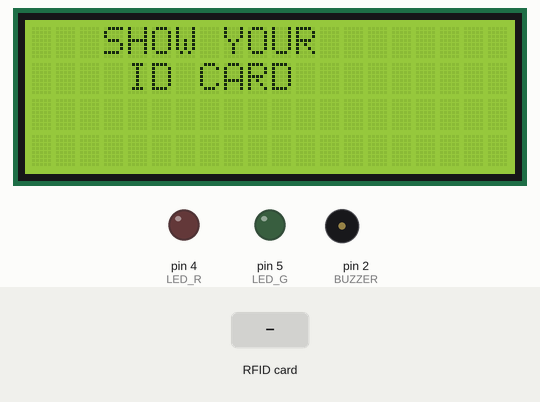
This sketch was run on a simulated Arduino Uno, built with avr-gcc and run on an emulated ATmega328P. On the bench: 20×4 character LCD, output pins drawn as LEDs (lit = HIGH), buzzer (waves = sounding). The inputs (shaded band) are chosen by the test bench. Pins used as bus, display or sensor lines are not drawn; what the sketch prints to the serial monitor is not drawn.

Above: at 1.3 s.
1.4 s: RFID card 5E 7A 19 C4 held to the reader
At 2.7 s:
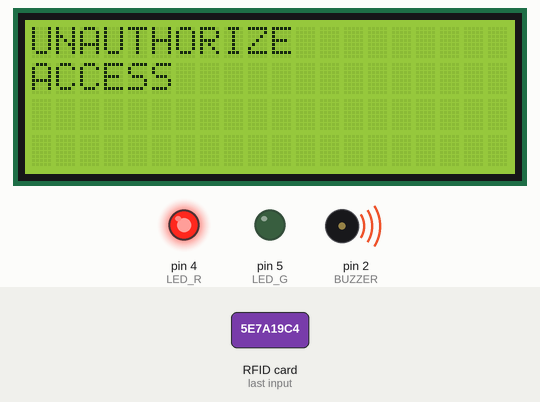
4.4 s: RFID card 36 B1 03 32 held to the reader
At 5.7 s:
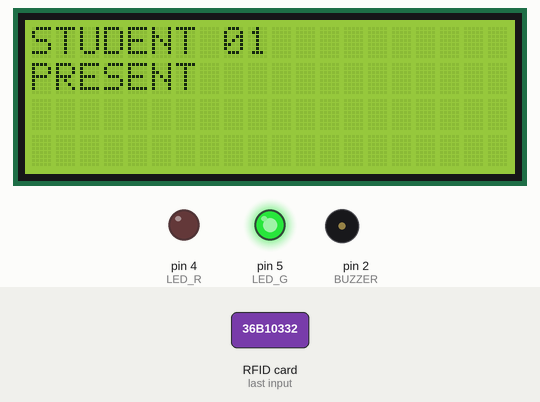
6.2 s: RFID card 81 93 40 43 held to the reader
At 7.92 s:
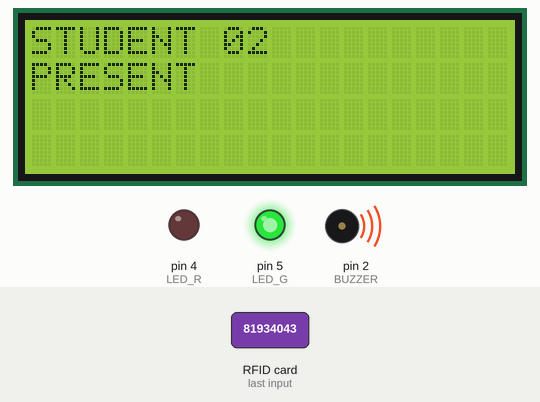
9.2 s: RFID card 91 69 3E 43 held to the reader
At 12.7 s:
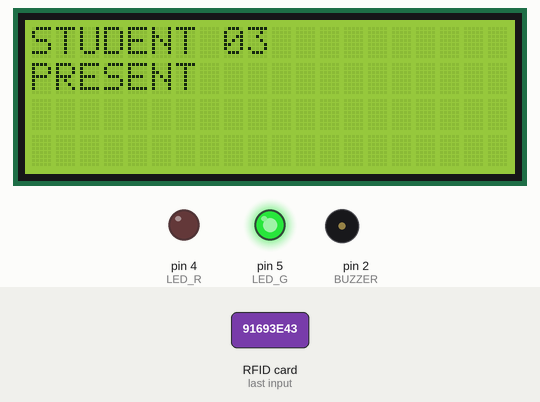
Timing chart, 0 to 15.9 s (numbered marks = the images above; inputs shaded):
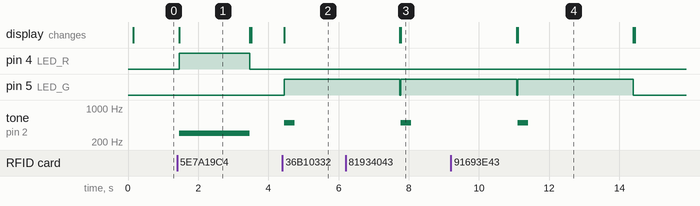

The sketch:

sketch_jul16g.ino
```cpp
#include <SPI.h>
 #include <MFRC522.h>
 #include <Wire.h>
 #include <LiquidCrystal_I2C.h>
 // Set the LCD address to 0x27 for a 16 chars and 2 line display
 LiquidCrystal_I2C lcd(0x27, 20, 4);
 #define SS_PIN 10
 #define RST_PIN 9
 #define LED_G 5 //define green LED pin
 #define LED_R 4 //define red LED pin
 #define BUZZER 2 //buzzer pin
 MFRC522 mfrc522(SS_PIN, RST_PIN);  // Create MFRC522 instance.
 void setup()
 {
  Serial.begin(9600);  // Initiate a serial communication
  SPI.begin();   // Initiate SPI bus
  mfrc522.PCD_Init();  // Initiate MFRC522
  lcd.begin(20,4);
  lcd.backlight(); // Turn on the blacklight and print a message.
  pinMode(LED_G, OUTPUT);
  pinMode(LED_R, OUTPUT);
  pinMode(BUZZER, OUTPUT);
  noTone(BUZZER);
 }
 void loop()
 {
  // Look for new cards
  if ( ! mfrc522.PICC_IsNewCardPresent())
  {
  lcd.setCursor(3,0);
  lcd.print("SHOW YOUR");
  lcd.setCursor(4,1);
  lcd.print("ID CARD");
  return;
  }
  else{
    lcd.clear();
  }
  // Select one of the cards
  if ( ! mfrc522.PICC_ReadCardSerial())
  {
   return;
  }
  //Show UID on serial monitor
  Serial.print("UID tag :");
  String content= "";
  byte letter;
  for (byte i = 0; i < mfrc522.uid.size; i++)
  {
    Serial.print(mfrc522.uid.uidByte[i] < 0x10 ? " 0" : " ");
    Serial.print(mfrc522.uid.uidByte[i], HEX);
    content.concat(String(mfrc522.uid.uidByte[i] < 0x10 ? " 0" : " "));
    content.concat(String(mfrc522.uid.uidByte[i], HEX));
  }
  Serial.println();
  content.toUpperCase();
  if (content.substring(1) == "36 B1 03 32") //change here the UID of the card/cards that you want to give access
  {
   lcd.print("STUDENT 01");
   lcd.setCursor(0,1);
   lcd.print("PRESENT");
   digitalWrite(LED_G, HIGH);
   tone(BUZZER, 500);
   delay(300);
   noTone(BUZZER);
   delay(3000);
   digitalWrite(LED_G, LOW);
   lcd.clear();
  }
  else if (content.substring(1) == "81 93 40 43") //change here the UID of the card/cards that you want to give access
  {
   lcd.print("STUDENT 02");
   lcd.setCursor(0,1);
   lcd.print("PRESENT");
   digitalWrite(LED_G, HIGH);
   tone(BUZZER, 500);
   delay(300);
   noTone(BUZZER);
   delay(3000);
   digitalWrite(LED_G, LOW);
   lcd.clear();
  }
  else if (content.substring(1) == "91 69 3E 43") //change here the UID of the card/cards that you want to give access
  {
   lcd.print("STUDENT 03");
   lcd.setCursor(0,1);
   lcd.print("PRESENT");
   digitalWrite(LED_G, HIGH);
   tone(BUZZER, 500);
   delay(300);
   noTone(BUZZER);
   delay(3000);
   digitalWrite(LED_G, LOW);
   lcd.clear();
  }
  else  {
   lcd.print("UNAUTHORIZE");
   lcd.setCursor(0,1);
   lcd.print("ACCESS");
   digitalWrite(LED_R, HIGH);
   tone(BUZZER, 300);
   delay(2000);
   digitalWrite(LED_R, LOW);
   noTone(BUZZER);
   lcd.clear();
  }
 }
```

Measured:
- after the input at 1.4 s, pin 4 (LED_R): LOW → HIGH after 0.07 s, → LOW 2.0 s later; tone on pin 2 (BUZZER): silent → 300 Hz after 0.07 s, → silent 2.0 s later; the display: changes after 0.07 s (image 1)
- after the input at 4.4 s, pin 5 (LED_G): LOW → HIGH after 0.05 s; tone on pin 2 (BUZZER): silent → 500 Hz after 0.05 s, → silent 0.30 s later; the display: changes after 0.05 s (image 2)
- after the input at 6.2 s, tone on pin 2 (BUZZER): silent → 500 Hz after 1.6 s, → silent 0.30 s later
- after the input at 9.2 s, tone on pin 2 (BUZZER): silent → 500 Hz after 1.9 s, → silent 0.30 s later
- what the display in image 1 shows lasts 2.0 s, from 1.5 s to 3.5 s
